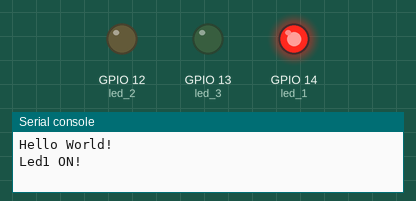
Simulated run of this program. Board: ESP32 board running MicroPython. Parts: output pins drawn as LEDs (lit = HIGH), the last lines printed to the serial console. Wiring (from the project's diagram.json): yellow LED on GPIO 12, green LED on GPIO 13, red LED on GPIO 14.

Above: at 0.4 s.
At 1.7 s:
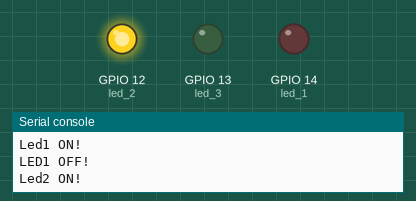
At 3.6 s:
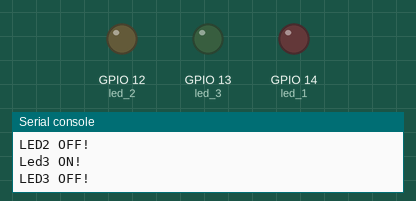
At 6.9 s:
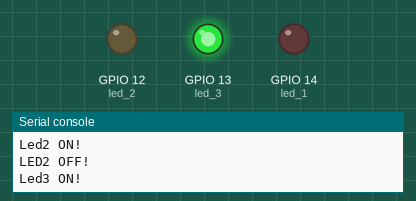
Timing chart, 0 to 9.0 s (numbered marks = the images above):
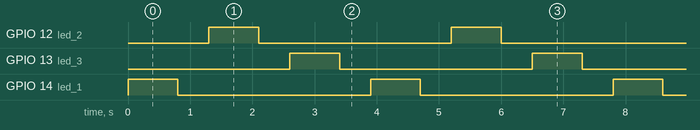

The program:

main.py
```python
from machine import Pin
from utime import sleep

print("Hello World!")

led_1 = Pin(14, Pin.OUT) #Vermelho
led_2 = Pin(12, Pin.OUT) #Amarelo
led_3 = Pin(13, Pin.OUT) #Verde

while True:
    led_1.on()
    print("Led1 ON!")
    sleep(0.8)
    led_1.off()
    print("LED1 OFF!")
    sleep(0.5)
    led_2.on()
    print("Led2 ON!")
    sleep(0.8)
    led_2.off()
    print("LED2 OFF!")
    sleep(0.5)
    led_3.on()
    print("Led3 ON!")
    sleep(0.8)
    led_3.off()
    print("LED3 OFF!")
    sleep(0.5)
```

Measured:
- by itself, GPIO 12 (led_2), GPIO 13 (led_3), GPIO 14 (led_1): alternates HIGH for 0.80 s and LOW for 3.1 s
- by itself, everything shown: repeats every 3.9 s, in 6 steps
